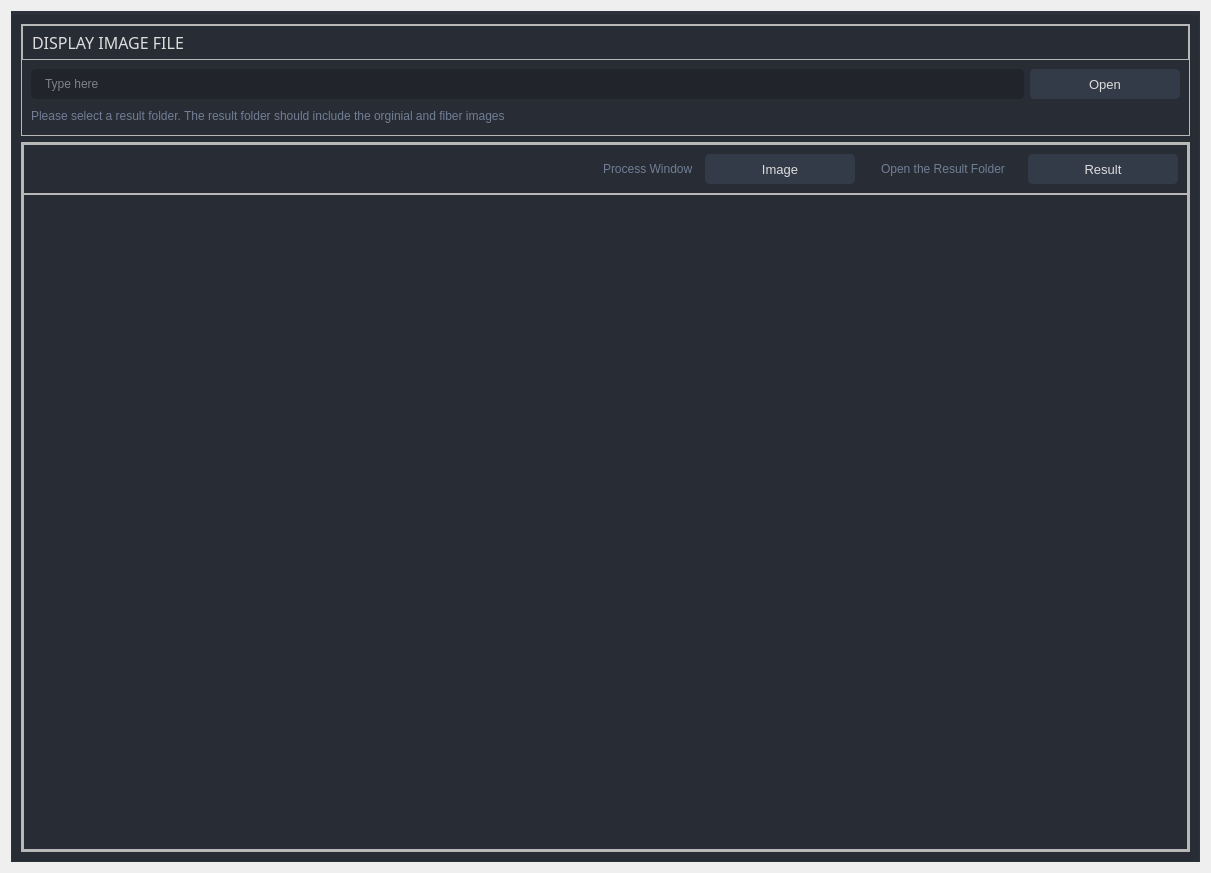
<?xml version="1.0" encoding="UTF-8"?>
<ui version="4.0">
 <class>display</class>
 <widget class="QWidget" name="display">
  <property name="geometry">
   <rect>
    <x>0</x>
    <y>0</y>
    <width>1211</width>
    <height>873</height>
   </rect>
  </property>
  <property name="windowTitle">
   <string>display</string>
  </property>
  <property name="styleSheet">
   <string notr="true">/* /////////////////////////////////////////////////////////////////////////////////////////////////

SET APP STYLESHEET - FULL STYLES HERE
DARK THEME - DRACULA COLOR BASED

///////////////////////////////////////////////////////////////////////////////////////////////// */

QWidget{
	color: rgb(221, 221, 221);
	font: 10pt &quot;Segoe UI&quot;;
}

/* /////////////////////////////////////////////////////////////////////////////////////////////////
Tooltip */
QToolTip {
	color: #ffffff;
	background-color: rgba(33, 37, 43, 180);
	border: 1px solid rgb(44, 49, 58);
	background-image: none;
	background-position: left center;
    background-repeat: no-repeat;
	border: none;
	border-left: 2px solid rgb(113, 192, 217);
	text-align: left;
	padding-left: 8px;
	margin: 0px;
}

/* /////////////////////////////////////////////////////////////////////////////////////////////////
Bg App */
#bgApp {	
	background-color: rgb(40, 44, 52);
	border: 1px solid rgb(44, 49, 58);
}

/* Icon */
#extraIcon {
	background-position: center;
	background-repeat: no-repeat;
	background-image: url(:/icons/icons/icon_settings.png);
}

/* Extra Content */
#extraContent{
	border-top: 3px solid rgb(40, 44, 52);
}


/* /////////////////////////////////////////////////////////////////////////////////////////////////
Content App */
#contentBottom{
	border-top: 3px solid rgb(44, 49, 58);
}

/* Label */
#label_open_file { font: 63 12pt &quot;Segoe UI Semibold&quot;;}
#label_csv { font: 63 12pt &quot;Segoe UI Semibold&quot;;}

/* /////////////////////////////////////////////////////////////////////////////////////////////////
QTableWidget */
QTableWidget {	
	background-color: transparent;
	padding: 10px;
	border-radius: 5px;
	gridline-color: rgb(44, 49, 58);
	border-bottom: 1px solid rgb(44, 49, 60);
}
QTableWidget::item{
	border-color: rgb(44, 49, 60);
	padding-left: 5px;
	padding-right: 5px;
	gridline-color: rgb(44, 49, 60);
}
QTableWidget::item:selected{
	background-color: rgb(147, 207, 249);
}
QHeaderView::section{
	background-color: rgb(33, 37, 43);
	max-width: 30px;
	border: 1px solid rgb(44, 49, 58);
	border-style: none;
    border-bottom: 1px solid rgb(44, 49, 60);
    border-right: 1px solid rgb(44, 49, 60);
}
QTableWidget::horizontalHeader {	
	background-color: rgb(33, 37, 43);
}
QHeaderView::section:horizontal
{
    border: 1px solid rgb(33, 37, 43);
	background-color: rgb(33, 37, 43);
	padding: 3px;
	border-top-left-radius: 7px;
    border-top-right-radius: 7px;
}
QHeaderView::section:vertical
{
    border: 1px solid rgb(44, 49, 60);
}

/* /////////////////////////////////////////////////////////////////////////////////////////////////
LineEdit */
QLineEdit {
	background-color: rgb(33, 37, 43);
	border-radius: 5px;
	border: 2px solid rgb(33, 37, 43);
	padding-left: 10px;
	selection-color: rgb(255, 255, 255);
	selection-background-color: rgb(113, 192, 217);
}
QLineEdit:hover {
	border: 2px solid rgb(64, 71, 88);
}
QLineEdit:focus {
	border: 2px solid rgb(91, 101, 124);
}

/* /////////////////////////////////////////////////////////////////////////////////////////////////
PlainTextEdit */
QPlainTextEdit {
	background-color: rgb(27, 29, 35);
	border-radius: 5px;
	padding: 10px;
	selection-color: rgb(255, 255, 255);
	selection-background-color: rgb(113, 192, 217);
}
QPlainTextEdit  QScrollBar:vertical {
    width: 8px;
 }
QPlainTextEdit  QScrollBar:horizontal {
    height: 8px;
 }
QPlainTextEdit:hover {
	border: 2px solid rgb(64, 71, 88);
}
QPlainTextEdit:focus {
	border: 2px solid rgb(91, 101, 124);
}

/* /////////////////////////////////////////////////////////////////////////////////////////////////
ScrollBars */
QScrollBar:horizontal {
    border: none;
    background: rgb(52, 59, 72);
    height: 8px;
    margin: 0px 21px 0 21px;
	border-radius: 0px;
}
QScrollBar::handle:horizontal {
    background: rgb(147, 207, 249);
    min-width: 25px;
	border-radius: 4px
}
QScrollBar::add-line:horizontal {
    border: none;
    background: rgb(55, 63, 77);
    width: 20px;
	border-top-right-radius: 4px;
    border-bottom-right-radius: 4px;
    subcontrol-position: right;
    subcontrol-origin: margin;
}
QScrollBar::sub-line:horizontal {
    border: none;
    background: rgb(55, 63, 77);
    width: 20px;
	border-top-left-radius: 4px;
    border-bottom-left-radius: 4px;
    subcontrol-position: left;
    subcontrol-origin: margin;
}
QScrollBar::up-arrow:horizontal, QScrollBar::down-arrow:horizontal
{
     background: none;
}
QScrollBar::add-page:horizontal, QScrollBar::sub-page:horizontal
{
     background: none;
}
 QScrollBar:vertical {
	border: none;
    background: rgb(52, 59, 72);
    width: 8px;
    margin: 21px 0 21px 0;
	border-radius: 0px;
 }
 QScrollBar::handle:vertical {	
	background: rgb(147, 207, 249);
    min-height: 25px;
	border-radius: 4px
 }
 QScrollBar::add-line:vertical {
     border: none;
    background: rgb(55, 63, 77);
     height: 20px;
	border-bottom-left-radius: 4px;
    border-bottom-right-radius: 4px;
     subcontrol-position: bottom;
     subcontrol-origin: margin;
 }
 QScrollBar::sub-line:vertical {
	border: none;
    background: rgb(55, 63, 77);
     height: 20px;
	border-top-left-radius: 4px;
    border-top-right-radius: 4px;
     subcontrol-position: top;
     subcontrol-origin: margin;
 }
 QScrollBar::up-arrow:vertical, QScrollBar::down-arrow:vertical {
     background: none;
 }

 QScrollBar::add-page:vertical, QScrollBar::sub-page:vertical {
     background: none;
 }

/* /////////////////////////////////////////////////////////////////////////////////////////////////
CheckBox */
QCheckBox::indicator {
    border: 3px solid rgb(52, 59, 72);
	width: 15px;
	height: 15px;
	border-radius: 10px;
    background: rgb(44, 49, 60);
}
QCheckBox::indicator:hover {
    border: 3px solid rgb(58, 66, 81);
}
QCheckBox::indicator:checked {
    background: 3px solid rgb(52, 59, 72);
	border: 3px solid rgb(52, 59, 72);	
	background-image: url(:/icons/icons/cil-check-alt.png);
}

/* /////////////////////////////////////////////////////////////////////////////////////////////////
RadioButton */
QRadioButton::indicator {
    border: 3px solid rgb(52, 59, 72);
	width: 15px;
	height: 15px;
	border-radius: 10px;
    background: rgb(44, 49, 60);
}
QRadioButton::indicator:hover {
    border: 3px solid rgb(58, 66, 81);
}
QRadioButton::indicator:checked {
    background: 3px solid rgb(94, 106, 130);
	border: 3px solid rgb(52, 59, 72);	
}

/* /////////////////////////////////////////////////////////////////////////////////////////////////
ComboBox */
QComboBox{
	background-color: rgb(27, 29, 35);
	border-radius: 5px;
	border: 2px solid rgb(33, 37, 43);
	padding: 5px;
	padding-left: 10px;
}
QComboBox:hover{
	border: 2px solid rgb(64, 71, 88);
}
QComboBox::drop-down {
	subcontrol-origin: padding;
	subcontrol-position: top right;
	width: 25px; 
	border-left-width: 3px;
	border-left-color: rgba(39, 44, 54, 150);
	border-left-style: solid;
	border-top-right-radius: 3px;
	border-bottom-right-radius: 3px;	
	background-image: url(:/icons/icons/cil-arrow-bottom.png);
	background-position: center;
	background-repeat: no-repeat;
 }
QComboBox QAbstractItemView {
	color: rgb(113, 192, 217);	
	background-color: rgb(33, 37, 43);
	padding: 10px;
	selection-background-color: rgb(39, 44, 54);
}

/* /////////////////////////////////////////////////////////////////////////////////////////////////
Sliders */QSlider::groove:horizontal {
    border-radius: 5px;
    height: 10px;
	margin: 0px;
	background-color: rgb(52, 59, 72);
}
QSlider::groove:horizontal:hover {
	background-color: rgb(55, 62, 76);
}
QSlider::handle:horizontal {
    background-color: rgb(147, 207, 249);
    border: none;
    height: 10px;
    width: 10px;
    margin: 0px;
	border-radius: 5px;
}
QSlider::handle:horizontal:hover {
    background-color: rgb(147, 181, 249);
}
QSlider::handle:horizontal:pressed {
    background-color: rgb(113, 192, 217);
}

QSlider::groove:vertical {
    border-radius: 5px;
    width: 10px;
    margin: 0px;
	background-color: rgb(52, 59, 72);
}
QSlider::groove:vertical:hover {
	background-color: rgb(55, 62, 76);
}
QSlider::handle:vertical {
    background-color: rgb(147, 207, 249);
	border: none;
    height: 10px;
    width: 10px;
    margin: 0px;
	border-radius: 5px;
}
QSlider::handle:vertical:hover {
    background-color: rgb(147, 181, 249);
}
QSlider::handle:vertical:pressed {
    background-color: rgb(113, 192, 217);
}

/* /////////////////////////////////////////////////////////////////////////////////////////////////
CommandLinkButton */
QCommandLinkButton {	
	color: rgb(113, 192, 217);
	border-radius: 5px;
	padding: 5px;
	color: rgb(113, 192, 217);
}
QCommandLinkButton:hover {	
	color: rgb(113, 192, 217);
	background-color: rgb(44, 49, 60);
}
QCommandLinkButton:pressed {	
	color: rgb(147, 207, 249);
	background-color: rgb(52, 58, 71);
}
/* /////////////////////////////////////////////////////////////////////////////////////////////////
SpinBox */
QSpinBox {	
	background-color: rgb(33, 37, 43);
}
QSpinBox:hover {	
	background-color: rgb(57, 65, 80);
	border: 2px solid rgb(81, 176, 98);
}

QSpinBox::up-button { width: 32px; }
QSpinBox::down-button { width: 32px; }

/* /////////////////////////////////////////////////////////////////////////////////////////////////
Button */
#pagesContainer QPushButton {
	border: 2px solid rgb(52, 59, 72);
	border-radius: 5px;	
	background-color: rgb(52, 59, 72);
}
#pagesContainer QPushButton:hover {
	background-color: rgb(57, 65, 80);
	border: 5px solid rgb(81, 176, 98);
}
#pagesContainer QPushButton:pressed {	
	background-color: rgb(35, 40, 49);
	border: 5px solid rgb(43, 50, 61);
}

</string>
  </property>
  <layout class="QVBoxLayout" name="verticalLayout_3">
   <item>
    <widget class="QFrame" name="bgApp">
     <property name="styleSheet">
      <string notr="true"/>
     </property>
     <property name="frameShape">
      <enum>QFrame::NoFrame</enum>
     </property>
     <property name="frameShadow">
      <enum>QFrame::Raised</enum>
     </property>
     <layout class="QHBoxLayout" name="appLayout">
      <property name="spacing">
       <number>0</number>
      </property>
      <property name="leftMargin">
       <number>0</number>
      </property>
      <property name="topMargin">
       <number>0</number>
      </property>
      <property name="rightMargin">
       <number>0</number>
      </property>
      <property name="bottomMargin">
       <number>0</number>
      </property>
      <item>
       <widget class="QFrame" name="contentBox">
        <property name="frameShape">
         <enum>QFrame::NoFrame</enum>
        </property>
        <property name="frameShadow">
         <enum>QFrame::Raised</enum>
        </property>
        <layout class="QVBoxLayout" name="verticalLayout_2">
         <property name="spacing">
          <number>0</number>
         </property>
         <property name="leftMargin">
          <number>0</number>
         </property>
         <property name="topMargin">
          <number>0</number>
         </property>
         <property name="rightMargin">
          <number>0</number>
         </property>
         <property name="bottomMargin">
          <number>0</number>
         </property>
         <item>
          <widget class="QFrame" name="contentBottom">
           <property name="frameShape">
            <enum>QFrame::NoFrame</enum>
           </property>
           <property name="frameShadow">
            <enum>QFrame::Raised</enum>
           </property>
           <layout class="QVBoxLayout" name="verticalLayout_6">
            <property name="spacing">
             <number>0</number>
            </property>
            <property name="leftMargin">
             <number>0</number>
            </property>
            <property name="topMargin">
             <number>0</number>
            </property>
            <property name="rightMargin">
             <number>0</number>
            </property>
            <property name="bottomMargin">
             <number>0</number>
            </property>
            <item>
             <widget class="QFrame" name="content">
              <property name="frameShape">
               <enum>QFrame::NoFrame</enum>
              </property>
              <property name="frameShadow">
               <enum>QFrame::Raised</enum>
              </property>
              <layout class="QHBoxLayout" name="horizontalLayout_4">
               <property name="spacing">
                <number>0</number>
               </property>
               <property name="leftMargin">
                <number>0</number>
               </property>
               <property name="topMargin">
                <number>0</number>
               </property>
               <property name="rightMargin">
                <number>0</number>
               </property>
               <property name="bottomMargin">
                <number>0</number>
               </property>
               <item>
                <widget class="QWidget" name="pagesContainer" native="true">
                 <property name="styleSheet">
                  <string notr="true"/>
                 </property>
                 <layout class="QVBoxLayout" name="verticalLayout">
                  <item>
                   <widget class="QFrame" name="row_1">
                    <property name="sizePolicy">
                     <sizepolicy hsizetype="Preferred" vsizetype="Fixed">
                      <horstretch>0</horstretch>
                      <verstretch>0</verstretch>
                     </sizepolicy>
                    </property>
                    <property name="frameShape">
                     <enum>QFrame::StyledPanel</enum>
                    </property>
                    <property name="frameShadow">
                     <enum>QFrame::Raised</enum>
                    </property>
                    <layout class="QVBoxLayout" name="verticalLayout_16">
                     <property name="spacing">
                      <number>0</number>
                     </property>
                     <property name="leftMargin">
                      <number>0</number>
                     </property>
                     <property name="topMargin">
                      <number>0</number>
                     </property>
                     <property name="rightMargin">
                      <number>0</number>
                     </property>
                     <property name="bottomMargin">
                      <number>0</number>
                     </property>
                     <item>
                      <widget class="QFrame" name="frame_div_content_1">
                       <property name="minimumSize">
                        <size>
                         <width>0</width>
                         <height>110</height>
                        </size>
                       </property>
                       <property name="maximumSize">
                        <size>
                         <width>16777215</width>
                         <height>110</height>
                        </size>
                       </property>
                       <property name="frameShape">
                        <enum>QFrame::NoFrame</enum>
                       </property>
                       <property name="frameShadow">
                        <enum>QFrame::Raised</enum>
                       </property>
                       <layout class="QVBoxLayout" name="verticalLayout_17">
                        <property name="spacing">
                         <number>0</number>
                        </property>
                        <property name="leftMargin">
                         <number>0</number>
                        </property>
                        <property name="topMargin">
                         <number>0</number>
                        </property>
                        <property name="rightMargin">
                         <number>0</number>
                        </property>
                        <property name="bottomMargin">
                         <number>0</number>
                        </property>
                        <item>
                         <widget class="QFrame" name="frame_title_wid_1">
                          <property name="maximumSize">
                           <size>
                            <width>16777215</width>
                            <height>35</height>
                           </size>
                          </property>
                          <property name="frameShape">
                           <enum>QFrame::StyledPanel</enum>
                          </property>
                          <property name="frameShadow">
                           <enum>QFrame::Raised</enum>
                          </property>
                          <layout class="QVBoxLayout" name="verticalLayout_18">
                           <item>
                            <widget class="QLabel" name="label_open_file">
                             <property name="font">
                              <font>
                               <family>Segoe UI Semibold</family>
                               <pointsize>12</pointsize>
                               <weight>7</weight>
                               <italic>false</italic>
                               <bold>false</bold>
                              </font>
                             </property>
                             <property name="styleSheet">
                              <string notr="true"/>
                             </property>
                             <property name="text">
                              <string>DISPLAY IMAGE FILE</string>
                             </property>
                            </widget>
                           </item>
                          </layout>
                         </widget>
                        </item>
                        <item>
                         <widget class="QFrame" name="frame_content_wid_1">
                          <property name="frameShape">
                           <enum>QFrame::NoFrame</enum>
                          </property>
                          <property name="frameShadow">
                           <enum>QFrame::Raised</enum>
                          </property>
                          <layout class="QHBoxLayout" name="horizontalLayout_2">
                           <item>
                            <layout class="QGridLayout" name="gridLayout">
                             <property name="bottomMargin">
                              <number>0</number>
                             </property>
                             <item row="0" column="0">
                              <widget class="QLineEdit" name="line_file_path">
                               <property name="minimumSize">
                                <size>
                                 <width>0</width>
                                 <height>30</height>
                                </size>
                               </property>
                               <property name="styleSheet">
                                <string notr="true">background-color: rgb(33, 37, 43);</string>
                               </property>
                               <property name="text">
                                <string/>
                               </property>
                               <property name="placeholderText">
                                <string>Type here</string>
                               </property>
                              </widget>
                             </item>
                             <item row="0" column="1">
                              <widget class="QPushButton" name="btn_open_file">
                               <property name="minimumSize">
                                <size>
                                 <width>150</width>
                                 <height>30</height>
                                </size>
                               </property>
                               <property name="font">
                                <font>
                                 <family>Segoe UI</family>
                                 <pointsize>10</pointsize>
                                 <weight>50</weight>
                                 <italic>false</italic>
                                 <bold>false</bold>
                                </font>
                               </property>
                               <property name="cursor">
                                <cursorShape>PointingHandCursor</cursorShape>
                               </property>
                               <property name="styleSheet">
                                <string notr="true">background-color: rgb(52, 59, 72);</string>
                               </property>
                               <property name="text">
                                <string>Open</string>
                               </property>
                               <property name="icon">
                                <iconset resource="resources.qrc">
                                 <normaloff>:/icons/icons/cil-folder-open.png</normaloff>:/icons/icons/cil-folder-open.png</iconset>
                               </property>
                              </widget>
                             </item>
                             <item row="1" column="0" colspan="2">
                              <widget class="QLabel" name="label_open_descript">
                               <property name="styleSheet">
                                <string notr="true">color: rgb(113, 126, 149);</string>
                               </property>
                               <property name="lineWidth">
                                <number>1</number>
                               </property>
                               <property name="text">
                                <string>Please select a result folder. The result folder should include the orginial and fiber images</string>
                               </property>
                               <property name="alignment">
                                <set>Qt::AlignLeading|Qt::AlignLeft|Qt::AlignVCenter</set>
                               </property>
                              </widget>
                             </item>
                            </layout>
                           </item>
                          </layout>
                         </widget>
                        </item>
                       </layout>
                      </widget>
                     </item>
                    </layout>
                   </widget>
                  </item>
                  <item>
                   <widget class="QFrame" name="row_2">
                    <property name="frameShape">
                     <enum>QFrame::StyledPanel</enum>
                    </property>
                    <property name="frameShadow">
                     <enum>QFrame::Raised</enum>
                    </property>
                    <layout class="QVBoxLayout" name="verticalLayout_4">
                     <property name="spacing">
                      <number>0</number>
                     </property>
                     <property name="leftMargin">
                      <number>0</number>
                     </property>
                     <property name="topMargin">
                      <number>0</number>
                     </property>
                     <property name="rightMargin">
                      <number>0</number>
                     </property>
                     <property name="bottomMargin">
                      <number>0</number>
                     </property>
                     <item>
                      <widget class="QFrame" name="frame_div_content">
                       <property name="frameShape">
                        <enum>QFrame::StyledPanel</enum>
                       </property>
                       <property name="frameShadow">
                        <enum>QFrame::Raised</enum>
                       </property>
                       <layout class="QVBoxLayout" name="verticalLayout_5">
                        <property name="spacing">
                         <number>0</number>
                        </property>
                        <property name="leftMargin">
                         <number>0</number>
                        </property>
                        <property name="topMargin">
                         <number>0</number>
                        </property>
                        <property name="rightMargin">
                         <number>0</number>
                        </property>
                        <property name="bottomMargin">
                         <number>0</number>
                        </property>
                        <item>
                         <widget class="QFrame" name="frame_csv">
                          <property name="sizePolicy">
                           <sizepolicy hsizetype="Preferred" vsizetype="Fixed">
                            <horstretch>0</horstretch>
                            <verstretch>0</verstretch>
                           </sizepolicy>
                          </property>
                          <property name="minimumSize">
                           <size>
                            <width>0</width>
                            <height>50</height>
                           </size>
                          </property>
                          <property name="maximumSize">
                           <size>
                            <width>16777215</width>
                            <height>50</height>
                           </size>
                          </property>
                          <property name="frameShape">
                           <enum>QFrame::StyledPanel</enum>
                          </property>
                          <property name="frameShadow">
                           <enum>QFrame::Raised</enum>
                          </property>
                          <layout class="QVBoxLayout" name="verticalLayout_7">
                           <item>
                            <layout class="QGridLayout" name="gridLayout_2">
                             <item row="0" column="0">
                              <widget class="QLabel" name="label_csv">
                               <property name="text">
                                <string/>
                               </property>
                              </widget>
                             </item>
                             <item row="0" column="3">
                              <widget class="QPushButton" name="btn_image_process">
                               <property name="minimumSize">
                                <size>
                                 <width>150</width>
                                 <height>30</height>
                                </size>
                               </property>
                               <property name="font">
                                <font>
                                 <family>Segoe UI</family>
                                 <pointsize>10</pointsize>
                                 <weight>50</weight>
                                 <italic>false</italic>
                                 <bold>false</bold>
                                </font>
                               </property>
                               <property name="cursor">
                                <cursorShape>PointingHandCursor</cursorShape>
                               </property>
                               <property name="styleSheet">
                                <string notr="true">background-color: rgb(52, 59, 72);</string>
                               </property>
                               <property name="text">
                                <string>Image</string>
                               </property>
                               <property name="icon">
                                <iconset resource="resources.qrc">
                                 <normaloff>:/icons/icons/cil-image-plus.png</normaloff>:/icons/icons/cil-image-plus.png</iconset>
                               </property>
                              </widget>
                             </item>
                             <item row="0" column="5">
                              <widget class="QLabel" name="label_result">
                               <property name="styleSheet">
                                <string notr="true">color: rgb(113, 126, 149);</string>
                               </property>
                               <property name="lineWidth">
                                <number>1</number>
                               </property>
                               <property name="text">
                                <string>Open the Result Folder     </string>
                               </property>
                               <property name="alignment">
                                <set>Qt::AlignLeading|Qt::AlignLeft|Qt::AlignVCenter</set>
                               </property>
                              </widget>
                             </item>
                             <item row="0" column="2">
                              <widget class="QLabel" name="label_result_2">
                               <property name="styleSheet">
                                <string notr="true">color: rgb(113, 126, 149);</string>
                               </property>
                               <property name="lineWidth">
                                <number>1</number>
                               </property>
                               <property name="text">
                                <string>Process Window  </string>
                               </property>
                               <property name="alignment">
                                <set>Qt::AlignLeading|Qt::AlignLeft|Qt::AlignVCenter</set>
                               </property>
                              </widget>
                             </item>
                             <item row="0" column="1">
                              <spacer name="horizontalSpacer">
                               <property name="orientation">
                                <enum>Qt::Horizontal</enum>
                               </property>
                               <property name="sizeHint" stdset="0">
                                <size>
                                 <width>40</width>
                                 <height>20</height>
                                </size>
                               </property>
                              </spacer>
                             </item>
                             <item row="0" column="6">
                              <widget class="QPushButton" name="btn_result">
                               <property name="minimumSize">
                                <size>
                                 <width>150</width>
                                 <height>30</height>
                                </size>
                               </property>
                               <property name="font">
                                <font>
                                 <family>Segoe UI</family>
                                 <pointsize>10</pointsize>
                                 <weight>50</weight>
                                 <italic>false</italic>
                                 <bold>false</bold>
                                </font>
                               </property>
                               <property name="cursor">
                                <cursorShape>PointingHandCursor</cursorShape>
                               </property>
                               <property name="styleSheet">
                                <string notr="true">background-color: rgb(52, 59, 72);</string>
                               </property>
                               <property name="text">
                                <string>Result</string>
                               </property>
                               <property name="icon">
                                <iconset resource="resources.qrc">
                                 <normaloff>:/icons/icons/cil-folder-open.png</normaloff>:/icons/icons/cil-folder-open.png</iconset>
                               </property>
                              </widget>
                             </item>
                             <item row="0" column="4">
                              <spacer name="horizontalSpacer_2">
                               <property name="orientation">
                                <enum>Qt::Horizontal</enum>
                               </property>
                               <property name="sizeType">
                                <enum>QSizePolicy::Fixed</enum>
                               </property>
                               <property name="sizeHint" stdset="0">
                                <size>
                                 <width>20</width>
                                 <height>20</height>
                                </size>
                               </property>
                              </spacer>
                             </item>
                            </layout>
                           </item>
                          </layout>
                         </widget>
                        </item>
                        <item>
                         <widget class="QFrame" name="frame_image">
                          <property name="frameShape">
                           <enum>QFrame::StyledPanel</enum>
                          </property>
                          <property name="frameShadow">
                           <enum>QFrame::Raised</enum>
                          </property>
                          <layout class="QHBoxLayout" name="horizontalLayout">
                           <property name="spacing">
                            <number>0</number>
                           </property>
                           <property name="leftMargin">
                            <number>0</number>
                           </property>
                           <property name="topMargin">
                            <number>0</number>
                           </property>
                           <property name="rightMargin">
                            <number>0</number>
                           </property>
                           <property name="bottomMargin">
                            <number>0</number>
                           </property>
                           <item>
                            <widget class="QLabel" name="label_origin">
                             <property name="text">
                              <string/>
                             </property>
                             <property name="scaledContents">
                              <bool>true</bool>
                             </property>
                             <property name="alignment">
                              <set>Qt::AlignCenter</set>
                             </property>
                            </widget>
                           </item>
                           <item>
                            <widget class="QLabel" name="label_fiber">
                             <property name="text">
                              <string/>
                             </property>
                             <property name="scaledContents">
                              <bool>true</bool>
                             </property>
                             <property name="alignment">
                              <set>Qt::AlignCenter</set>
                             </property>
                            </widget>
                           </item>
                          </layout>
                         </widget>
                        </item>
                       </layout>
                      </widget>
                     </item>
                    </layout>
                   </widget>
                  </item>
                 </layout>
                </widget>
               </item>
              </layout>
             </widget>
            </item>
           </layout>
          </widget>
         </item>
        </layout>
       </widget>
      </item>
     </layout>
    </widget>
   </item>
  </layout>
 </widget>
 <resources>
  <include location="resources.qrc"/>
 </resources>
 <connections/>
</ui>
